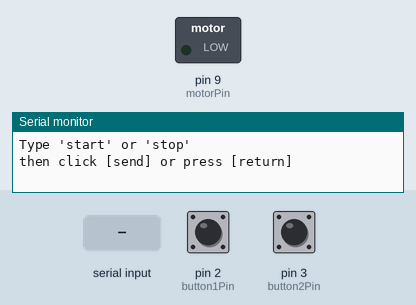
This sketch was run on a simulated Arduino Uno, built with avr-gcc and run on an emulated ATmega328P. Parts: switched loads named in the sketch (green lamp = pin HIGH), the last lines printed to the serial monitor. Inputs (shaded band) come from the test bench; at power-on: pin 3 (button2Pin) LOW, pin 2 (button1Pin) LOW.

Above: at 1.2 s.
1.3 s: "start" received over Serial
At 2.8 s:
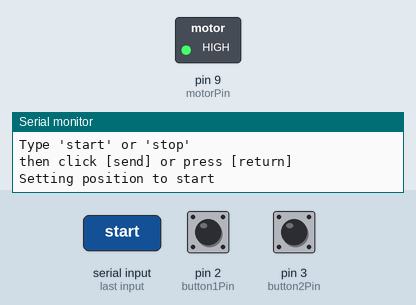
3.8 s: "stop" received over Serial
At 6.7 s:
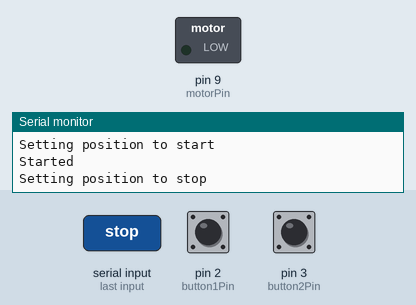
6.8 s: pin 3 (button2Pin) pulled HIGH for 3.2 s
At 9.7 s:
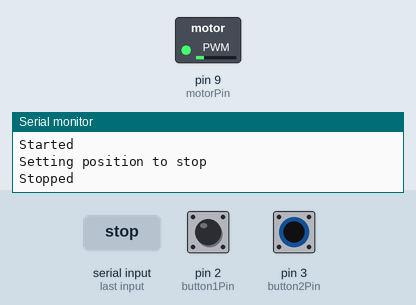
11.5 s: "1" received over Serial
At 13.7 s:
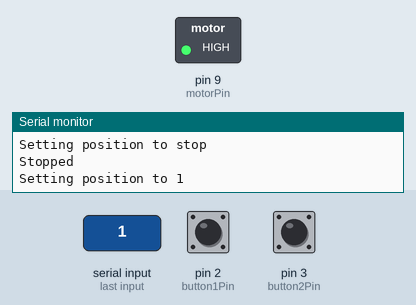
Timing chart, 0 to 15.0 s (numbered marks = the images above; inputs shaded):
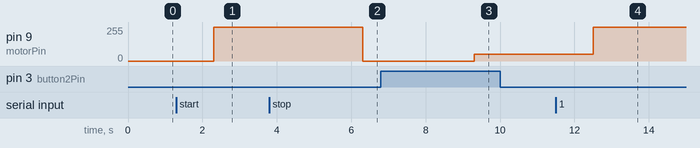

The sketch:

lab7.ino
```cpp
/*

SPINNING A MOTOR

  Use a transistor to spin a motor at different speeds.
  We'll also show you how to input data from the serial port
  (see the serialSpeed() function below).

  You can turn a transistor on and off using the digitalWrite()
  function, but you can also use the analogWrite() function to
  vary the speed of the motor. The analogWrite() function pulses
  a pin, varying the width of the pulse from 0% to 100%. We call
  this technique "PWM", for "Pulse-Width Modulation".

  One thing to keep in mind is that when you lower the speed of
  a motor using PWM, you're also reducing the torque (strength)
  of the motor. For PWM values below 50 or so, the motor won't have
  enough torque to start spinning. It will start spinning when you
  raise the speed a bit.

Hardware connections:

  Transistor:

    The transistor has three pins. Looking at the flat side with the
    pins down, the order is COLLECTOR, BASE, EMITTER.

    Connect the black wire on the motor to the
    COLLECTOR pin on the transistor.

    Connect the BASE pin through a 330 Ohm resistor to
    digital pin 9.

    Connect the EMITTER pin to GND.

  Motor:

    You've already connected the black wire on the motor to the
    COLLECTOR pin on the transistor.

    Connect the other (red) wire on the motor to 5V.

  Flyback diode:

    When the motor is spinning and suddenly turned off, the
    magnetic field inside it collapses, generating a voltage spike.
    This can damage the transistor. To prevent this, we use a
    "flyback diode", which diverts the voltage spike "around" the
    transistor.

    Connect the side of the diode with the band (cathode) to 5V
    Connect the other side of the diode (anode) to the black wire
    on the motor.

*/

// We'll be controlling the motor from pin 9.
// This must be one of the PWM-capable pins.

const int motorPin = 9;

const int button1Pin = 2;  // pushbutton 1 pin
const int button2Pin = 3;  // pushbutton 2 pin

int button1State, button2State;  // variables to hold the pushbutton states

void setup()
{
  // Set up the motor pin to be an output:

  pinMode(motorPin, OUTPUT);

  pinMode(button1Pin, INPUT);//increase
  pinMode(button2Pin, INPUT);//decrease
  // Set up the serial port:

  Serial.begin(9600);
}


void loop()
{
  // Here we've used comments to disable some of the examples.
  // To try different things, uncomment one of the following lines
  // and comment the other ones. See the functions below to learn
  // what they do and how they work.

  // motorOnThenOff();
  // motorOnThenOffWithSpeed();
  // motorAcceleration();
  serialSpeed();
}


// This function turns the motor on and off like the blinking LED.
// Try different values to affect the timing.

void motorOnThenOff()
{
  int onTime = 3000;  // milliseconds to turn the motor on
  int offTime = 3000; // milliseconds to turn the motor off

  digitalWrite(motorPin, HIGH); // turn the motor on (full speed)
  delay(onTime);                // delay for onTime milliseconds
  digitalWrite(motorPin, LOW);  // turn the motor off
  delay(offTime);               // delay for offTime milliseconds
}


// This function alternates between two speeds.
// Try different values to affect the timing and speed.

void motorOnThenOffWithSpeed()
{
  int Speed1 = 200;  // between 0 (stopped) and 255 (full speed)
  int Time1 = 3000;  // milliseconds for speed 1

  int Speed2 = 50;   // between 0 (stopped) and 255 (full speed)
  int Time2 = 3000;  // milliseconds to turn the motor off

  analogWrite(motorPin, Speed1);  // turns the motor On
  delay(Time1);                   // delay for onTime milliseconds
  analogWrite(motorPin, Speed2);  // turns the motor Off
  delay(Time2);                   // delay for offTime milliseconds
}


// This function slowly accelerates the motor to full speed,
// then back down to zero.

void motorAcceleration()
{
  int speed;
  int delayTime = 20; // milliseconds between each speed step

  // accelerate the motor

  for(speed = 0; speed <= 255; speed++)
  {
    analogWrite(motorPin,speed);    // set the new speed
    delay(delayTime);               // delay between speed steps
  }

  // decelerate the motor

  for(speed = 255; speed >= 0; speed--)
  {
    analogWrite(motorPin,speed);    // set the new speed
    delay(delayTime);               // delay between speed steps
  }
}


// This function will let you type a speed into the serial
// monitor window. Open the serial monitor using the magnifying-
// glass icon at the top right of the Arduino window. Then
// type your desired speed into the small text entry bar at the
// top of the window and click "Send" or press return. The motor
// will then operate at that speed. The valid range is 0 to 255.

void serialSpeed()
{/*
  int speed;

  Serial.println("Type a speed (0-255) into the box above,");
  Serial.println("then click [send] or press [return]");
  Serial.println();  // Print a blank line

  // In order to type out the above message only once,
  // we'll run the rest of this function in an infinite loop:

  while(true)  // "true" is always true, so this will loop forever.
  {
    // First we check to see if incoming data is available:

    while (Serial.available() > 0)
    {
      // If it is, we'll use parseInt() to pull out any numbers:

      speed = Serial.parseInt();

      // Because analogWrite() only works with numbers from
      // 0 to 255, we'll be sure the input is in that range:

      speed = constrain(speed, 0, 255);

      // We'll print out a message to let you know that the
      // number was received:

      Serial.print("Setting speed to ");
      Serial.println(speed);

      // And finally, we'll set the speed of the motor!

      analogWrite(motorPin, speed);
      */

  String con;
  int speed;
  speed = constrain(255, 0, 255);

  Serial.println("Type 'start' or 'stop'");
  Serial.println("then click [send] or press [return]");
  Serial.println();  // Print a blank line

  // In order to type out the above message only once,
  // we'll run the rest of this function in an infinite loop:

  while(true)  // "true" is always true, so this will loop forever.
  {
    // First we check to see if incoming data is available:

    while (Serial.available() > 0)
    {
      // If it is, we'll use parseInt() to pull out any numbers:

      con = Serial.readString();

      // We'll print out a message to let you know that the
      // number was received:

      Serial.print("Setting position to ");
      Serial.println(con);

      // And finally, we'll set the speed of the motor!
      if(con.equals("start")){
        int onTime = 3000;  // milliseconds to turn the motor on
        digitalWrite(motorPin, HIGH); // turn the motor on (full speed)
        delay(onTime);                // delay for onTime milliseconds
        Serial.println("Started");
      }
      if(con.equals("stop")){
        int onTime = 3000;  // milliseconds to turn the motor on
        int Speed2 = 0;   // between 0 (stopped) and 255 (full speed)
        digitalWrite(motorPin, Speed2);  // turn the motor off
        delay(onTime);
        Serial.println("Stopped");
      }

 button1State = digitalRead(button1Pin);
  button2State = digitalRead(button2Pin);

if(((button1State == LOW) ))
  {
    speed =+50;
  }
  // if button1 or button 2 are pressed (but not both)


if ((button2State == LOW))
  {
    speed =-50;
  }

        analogWrite(motorPin, speed);
    }
  }
}
```

Measured:
- after the input at 1.3 s, pin 9 (motorPin): 0/255 → 255/255 after 1.0 s
- after the input at 3.8 s, pin 9 (motorPin): 255/255 → 0/255 after 2.5 s
- after the input at 6.8 s, pin 9 (motorPin): 0/255 → 50/255 after 2.5 s
- after the input at 11.5 s, pin 9 (motorPin): 50/255 → 255/255 after 1.0 s
